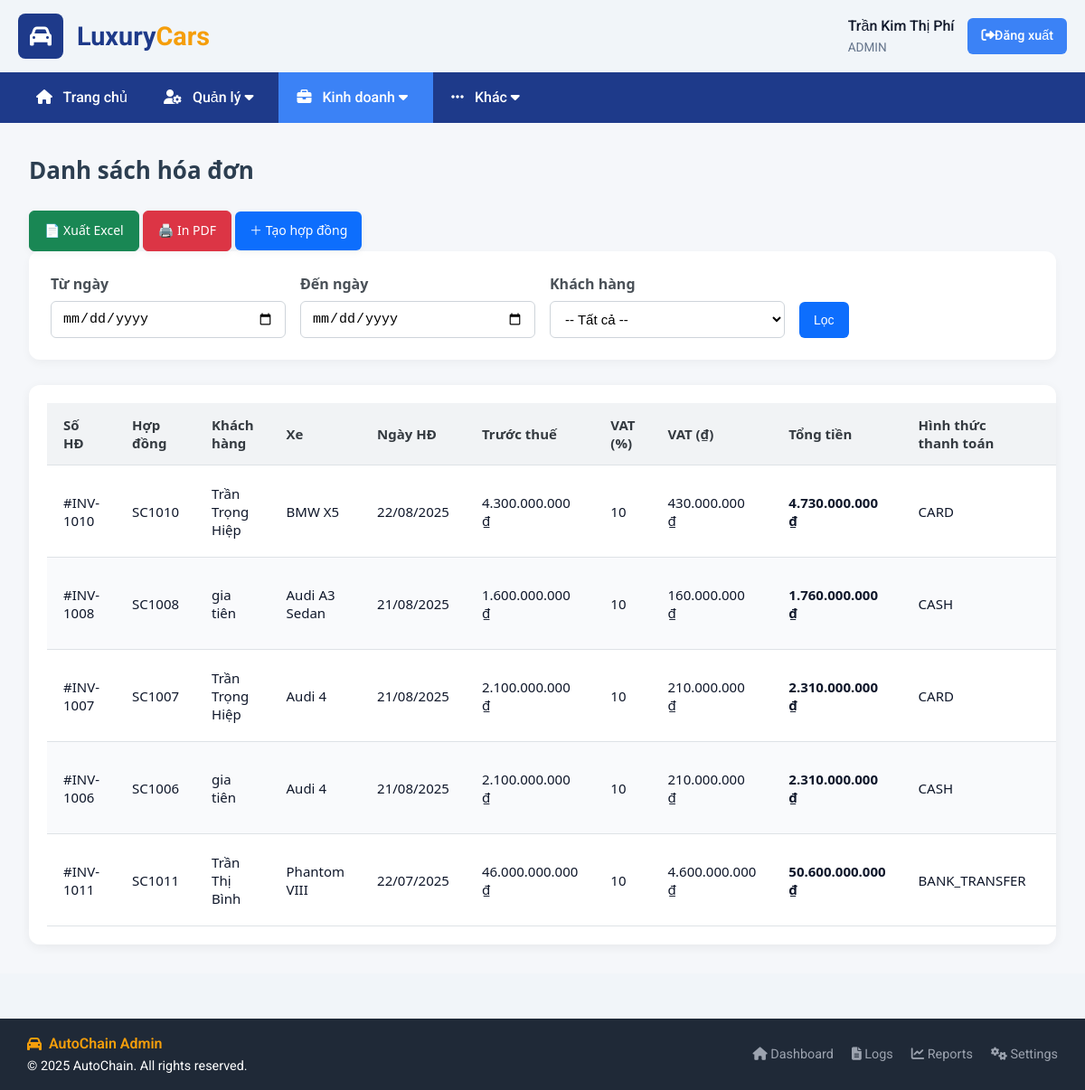
Page /admin/invoices.php (signed in) on the committed database.
### tables this page shows
CREATE TABLE `users` (
  `user_code` varchar(20) NOT NULL,
  `username` varchar(50) NOT NULL,
  `email` varchar(120) NOT NULL,
  `password_hash` varchar(255) NOT NULL,
  `full_name` varchar(150) DEFAULT NULL,
  `role` enum('ADMIN','CUSTOMER') NOT NULL DEFAULT 'CUSTOMER',
  `customer_code` varchar(15) DEFAULT NULL,
  `is_active` tinyint(4) NOT NULL DEFAULT 1,
  `created_at` datetime NOT NULL DEFAULT current_timestamp(),
  `id` int(10) UNSIGNED NOT NULL
);

CREATE TABLE `invoices` (
  `invoice_no` varchar(20) NOT NULL,
  `contract_no` varchar(20) DEFAULT NULL,
  `invoice_date` date NOT NULL,
  `amount` decimal(15,2) NOT NULL,
  `vat_rate` decimal(4,2) NOT NULL DEFAULT 10.00,
  `vat_amount` decimal(15,2) NOT NULL DEFAULT 0.00,
  `total_amount` decimal(15,2) NOT NULL,
  `created_at` datetime NOT NULL DEFAULT current_timestamp()
);

CREATE TABLE `cars` (
  `car_code` varchar(20) NOT NULL,
  `brand_code` varchar(3) NOT NULL,
  `name` varchar(255) NOT NULL,
  `description` text DEFAULT NULL,
  `price` decimal(15,2) DEFAULT NULL,
  `engine` varchar(100) DEFAULT NULL,
  `power` varchar(50) DEFAULT NULL,
  `acceleration` varchar(50) DEFAULT NULL,
  `top_speed` varchar(50) DEFAULT NULL,
  `fuel_type` varchar(50) DEFAULT NULL,
  `transmission` varchar(50) DEFAULT NULL,
  `seats` int(11) DEFAULT NULL,
  `created_at` datetime NOT NULL DEFAULT current_timestamp()
);

### admin/invoices.php (the view, shortened to what this page needs)
<?php
include 'header.php';
$conn->set_charset('utf8mb4');
$conn->query("SET time_zone = '+07:00'");
function h($s){ return htmlspecialchars((string)$s, ENT_QUOTES, 'UTF-8'); }
function fmt_money($v){ return number_format((float)$v, 0, ',', '.') . ' ₫'; }
function fmt_rate($v){
    $s = rtrim(rtrim(number_format((float)$v, 2, '.', ''), '0'), '.');
    return $s;
}
$from_date     = $_GET['from_date']     ?? '';
$to_date       = $_GET['to_date']       ?? '';
$customer_code = $_GET['customer_code'] ?? '';
$invoiceDateCol = null;
foreach (['invoice_date','created_at','create_at','date'] as $col) {
    $r = $conn->query("SHOW COLUMNS FROM invoices LIKE '{$col}'");
    if ($r && $r->num_rows) { $invoiceDateCol = $col; break; }
}
$conds  = [];
$where_sql = $conds ? ('WHERE ' . implode(' AND ', $conds)) : '';
$sql = "
SELECT
  i.invoice_no,
  i.contract_no,
  i.`{$invoiceDateCol}` AS invoice_date,
  i.amount,
  i.vat_rate,
  i.vat_amount,
  i.total_amount,
  sc.customer_code,
  sc.car_code,
  -- Ưu tiên tên từ customers, nếu chưa có thì lấy từ users
  COALESCE(c.full_name, u.full_name) AS customer_name,
  car.name AS car_name,
  (
    SELECT p.`method`
    FROM payments p
    WHERE p.contract_no COLLATE utf8mb4_unicode_ci = i.contract_no COLLATE utf8mb4_unicode_ci
    ORDER BY p.payment_date DESC, p.created_at DESC, p.receipt_no DESC
    LIMIT 1
  ) AS payment_method,
  (sc.contract_no IS NOT NULL) AS has_contract
FROM invoices i
LEFT JOIN sales_contracts sc
  ON i.contract_no COLLATE utf8mb4_unicode_ci = sc.contract_no COLLATE utf8mb4_unicode_ci
LEFT JOIN customers c
  ON sc.customer_code COLLATE utf8mb4_unicode_ci = c.customer_code COLLATE utf8mb4_unicode_ci
LEFT JOIN users u
  ON u.customer_code COLLATE utf8mb4_unicode_ci = sc.customer_code COLLATE utf8mb4_unicode_ci
LEFT JOIN cars car
  ON sc.car_code COLLATE utf8mb4_unicode_ci = car.car_code COLLATE utf8mb4_unicode_ci
{$where_sql}
ORDER BY i.`{$invoiceDateCol}` DESC, i.invoice_no DESC
";
$stmt = $conn->prepare($sql);
$stmt->execute();
$result = $stmt->get_result();
?>
<head>
  <link rel="stylesheet" href="invoices.css">
</head>
<div class="main-content">
  <div class="container-fluid px-4 py-4">
    <h2>Danh sách hóa đơn</h2>
    <div class="mb-3 d-flex gap-2">
      <a href="export_invoices_excel.php?from_date=<?=urlencode($from_date)?>&to_date=<?=urlencode($to_date)?>&customer_code=<?=urlencode($customer_code)?>" class="btn btn-success">📄 Xuất Excel</a>
      <a href="export_invoices_pdf.php?from_date=<?=urlencode($from_date)?>&to_date=<?=urlencode($to_date)?>&customer_code=<?=urlencode($customer_code)?>" class="btn btn-danger" target="_blank">🖨️ In PDF</a>
       <a href="contract_create.php" class="btn btn-primary">＋ Tạo hợp đồng</a>
    </div>
    <form method="GET" class="filter-form mb-4">
      <div class="filter-grid">
        <div>
          <label for="from_date">Từ ngày</label>
          <input type="date" name="from_date" id="from_date" class="form-control" value="<?= h($from_date) ?>">
        </div>
        <div>
          <label for="to_date">Đến ngày</label>
          <input type="date" name="to_date" id="to_date" class="form-control" value="<?= h($to_date) ?>">
        </div>
        <div>
          <label for="customer_code">Khách hàng</label>
          <select name="customer_code" id="customer_code" class="form-control">
            <option value="">-- Tất cả --</option>
          </select>
        </div>
        <div style="align-self: end;">
          <button type="submit" class="btn btn-primary">Lọc</button>
        </div>
      </div>
    </form>
    <div class="table-responsive">
      <table class="table table-bordered table-hover">
        <thead class="table-dark">
          <tr>
            <th>Số HĐ</th>
            <th>Hợp đồng</th>
            <th>Khách hàng</th>
            <th>Xe</th>
            <th>Ngày HĐ</th>
            <th>Trước thuế</th>
            <th>VAT (%)</th>
            <th>VAT (₫)</th>
            <th>Tổng tiền</th>
            <th>Hình thức thanh toán</th>
            <th>Hợp đồng</th>
          </tr>
        </thead>
        <tbody>
<?php if ($result && $result->num_rows > 0): ?>
  <?php while ($row = $result->fetch_assoc()): ?>
    <tr>
      <td>#<?= h($row['invoice_no']) ?></td>
      <td><?= h($row['contract_no']) ?></td>
      <td><?= h($row['customer_name'] ?? '—') ?></td>
      <td><?= h($row['car_name'] ?? '—') ?></td>
      <td><?= !empty($row['invoice_date']) ? date('d/m/Y', strtotime($row['invoice_date'])) : '' ?></td>
      <td><?= fmt_money($row['amount']) ?></td>
      <td><?= fmt_rate($row['vat_rate']) ?></td>
      <td><?= fmt_money($row['vat_amount']) ?></td>
      <td><strong><?= fmt_money($row['total_amount']) ?></strong></td>
      <td><?= h($row['payment_method'] ?? '—') ?></td>
      <td>
      </td>
    </tr>
  <?php endwhile; ?>
<?php else: ?>
  <tr><td colspan="11" class="text-center">Không có hóa đơn phù hợp</td></tr>
<?php endif; ?>
</tbody>
      </table>
    </div>
  </div>
</div>
<?php include 'footer.php'; ?>

### admin/header.php (shortened to what this page needs)
<?php
include '../connect.php';
$user_code = $_SESSION['user_code'] ?? null;
$user = null;
if ($user_code) {
    $sql = "SELECT full_name, role FROM users WHERE user_code = ?";
    $stmt = $conn->prepare($sql);
    $stmt->bind_param("s", $user_code);
    $stmt->execute();
    $result = $stmt->get_result();
    $user = $result->fetch_assoc();
}
?>
<head>
    <link rel="stylesheet" href="admin.css">
    <link rel="stylesheet" href="https://cdnjs.cloudflare.com/ajax/libs/font-awesome/6.4.0/css/all.min.css">
</head>
        <div class="container">
            <div class="header-top">
                <div class="logo">
                    <div style="background-color: var(--primary); width: 50px; height: 50px; border-radius: 8px; display: flex; align-items: center; justify-content: center; margin-right: 15px;">
                        <i class="fas fa-car" style="color: white; font-size: 24px;"></i>
                    </div>
                    <h1>Luxury<span>Cars</span></h1>
                </div>
                <div class="user-info">
                    <div class="user-details">
                        <h3><?= htmlspecialchars($user['full_name']) ?></h3>
                        <p><?= htmlspecialchars($user['role']) ?></p>
                    </div>
                    <a href="../Taikhoan/dangxuat.php" class="logout-btn"><i class="fas fa-sign-out-alt"></i>Đăng xuất</a>
                </div>
            </div>
        </div>
       <nav>
            <div class="container">
                <ul class="nav-menu">
                    <?php
                        $current_page = basename($_SERVER['PHP_SELF']);
                    ?>
                    <li><a href="index.php" class="<?php echo $current_page == 'index.php' ? 'active' : ''; ?>"><i class="fas fa-home"></i> Trang chủ</a></li>
                    <li class="dropdown">
                        <a href="#"class="<?php echo in_array($current_page, ['manage_users.php', 'customers.php', 'brands.php']) ? 'active' : ''; ?>"><i class="fas fa-user-cog"></i> Quản lý <i class="fas fa-caret-down"></i></a>
                    </li>
                    <li class="dropdown">
                        <a href="#"class="<?php echo in_array($current_page, ['xe.php', 'invoices.php', 'appointments.php', 'service_dashboard.php']) ? 'active' : ''; ?>"><i class="fas fa-briefcase"></i> Kinh doanh <i class="fas fa-caret-down"></i></a>
                    </li>
                    <li class="dropdown">
                        <a href="#"class="<?php echo in_array($current_page, ['reports.php', 'logs.php', 'contact_messages.php']) ? 'active' : ''; ?>"><i class="fas fa-ellipsis-h"></i> Khác <i class="fas fa-caret-down"></i></a>
                    </li>
                </ul>
            </div>
        </nav>

### admin/admin.css (style rules this page uses)
* { margin: 0; padding: 0; box-sizing: border-box; }
.container { width: 100%; max-width: 1400px; margin: 0 auto; padding: 0 20px; }
.btn { padding: 8px 15px; border-radius: 6px; border: none; font-weight: 500; cursor: pointer; transition: all 0.3s ease; display: inline-flex; align-items: center; }
.btn-primary { background: var(--primary); color: white; }

### admin/invoices.css (style rules this page uses)
.main-content { padding: 32px; background-color: #f5f7fa; min-height: 100vh; font-family: 'Segoe UI', Tahoma, Geneva, Verdana, sans-serif; }
.main-content h2 { font-size: 26px; font-weight: 700; color: #2c3e50; margin-bottom: 24px; }
.filter-form { background: #fff; border-radius: 12px; padding: 24px; box-shadow: 0 4px 10px rgba(0, 0, 0, 0.04); margin-bottom: 28px; }
.filter-grid { display: grid; grid-template-columns: repeat(auto-fit, minmax(180px, 1fr)); gap: 16px; }
.filter-form label { font-weight: 600; color: #495057; margin-bottom: 6px; display: block; }
.filter-form .form-control { width: 100%; padding: 10px 12px; border-radius: 6px; border: 1px solid #ced4da; background-color: #fff; font-size: 15px; transition: 0.3s; }
.filter-form .btn { align-self: end; height: 40px; }
.table-responsive { background: #ffffff; padding: 20px; border-radius: 12px; box-shadow: 0 3px 12px rgba(0, 0, 0, 0.06); overflow-x: auto; }
.table { width: 100%; border-collapse: collapse; margin-bottom: 0; }
.table thead { background-color: #f1f3f5; color: #343a40; }
.table th, .table td { padding: 14px 18px; border-bottom: 1px solid #dee2e6; font-size: 15px; text-align: left; vertical-align: middle; }
.table th { font-weight: 600; }
.table tbody tr:nth-child(even) { background-color: #f9fafc; }
.btn { font-size: 14px; padding: 8px 16px; border-radius: 6px; font-weight: 500; border: none; cursor: pointer; transition: background-color 0.3s ease; }
.btn-primary { background-color: #0d6efd; color: white; }
.mb-3.d-flex.gap-2 a.btn { display: inline-flex; align-items: center; gap: 8px; font-size: 14px; font-weight: 500; padding: 10px 16px; border-radius: 6px; text-decoration: none; transition: all 0.2s ease-in-out; box-shadow: 0 2px 8px rgba(0, 0, 0, 0.05); }
.btn-success { background-color: #198754; border: 1px solid #198754; color: #fff; }
.btn-danger { background-color: #dc3545; border: 1px solid #dc3545; color: #fff; }

### admin/header.php (style rules this page uses)
.logout-btn { margin-left: 15px; padding: 8px 15px; background: var(--secondary); color: white; border-radius: 6px; text-decoration: none; font-size: 0.9rem; font-weight: 500; transition: 0.3s; }
.header-top { display: flex; justify-content: space-between; align-items: center; padding: 15px 0; }
.logo { display: flex; align-items: center; }
.logo h1 { font-size: 1.8rem; color: var(--primary); font-weight: 700; }
.logo span { color: var(--accent); }
.user-info { display: flex; align-items: center; }
.user-details h3 { font-size: 1rem; font-weight: 500; }
.user-details p { font-size: 0.85rem; color: var(--gray); }
nav { background-color: var(--primary); padding: 0; }
.nav-menu { display: flex; list-style: none; }
.nav-menu li { position: relative; }
.nav-menu a { display: block; padding: 15px 20px; color: white; text-decoration: none; font-weight: 500; transition: all 0.3s ease; }
.nav-menu a.active { background-color: var(--secondary); }
.nav-menu a i { margin-right: 8px; }

### rows in the picture
users: full_name "Trần Kim Thị Phí", role "ADMIN"
invoices: invoice_no "INV-1010", contract_no "SC1010", customer_name "Trần Trọng Hiệp", cars.name "BMW X5", invoice_date "22/08/2025", amount "4.300.000.000 ₫", vat_rate "10", vat_amount "430.000.000 ₫", total_amount "4.730.000.000 ₫", payment_method "CARD"
invoices: invoice_no "INV-1008", contract_no "SC1008", customer_name "gia tiên", cars.name "Audi A3 Sedan", invoice_date "21/08/2025", amount "1.600.000.000 ₫", vat_rate "10", vat_amount "160.000.000 ₫", total_amount "1.760.000.000 ₫", payment_method "CASH"
invoices: invoice_no "INV-1007", contract_no "SC1007", customer_name "Trần Trọng Hiệp", cars.name "Audi 4", invoice_date "21/08/2025", amount "2.100.000.000 ₫", vat_rate "10", vat_amount "210.000.000 ₫", total_amount "2.310.000.000 ₫", payment_method "CARD"
invoices: invoice_no "INV-1006", contract_no "SC1006", customer_name "gia tiên", cars.name "Audi 4", invoice_date "21/08/2025", amount "2.100.000.000 ₫", vat_rate "10", vat_amount "210.000.000 ₫", total_amount "2.310.000.000 ₫", payment_method "CASH"
invoices: invoice_no "INV-1011", contract_no "SC1011", customer_name "Trần Thị Bình", cars.name "Phantom VIII", invoice_date "22/07/2025", amount "46.000.000.000 ₫", vat_rate "10", vat_amount "4.600.000.000 ₫", total_amount "50.600.000.000 ₫", payment_method "BANK_TRANSFER"
